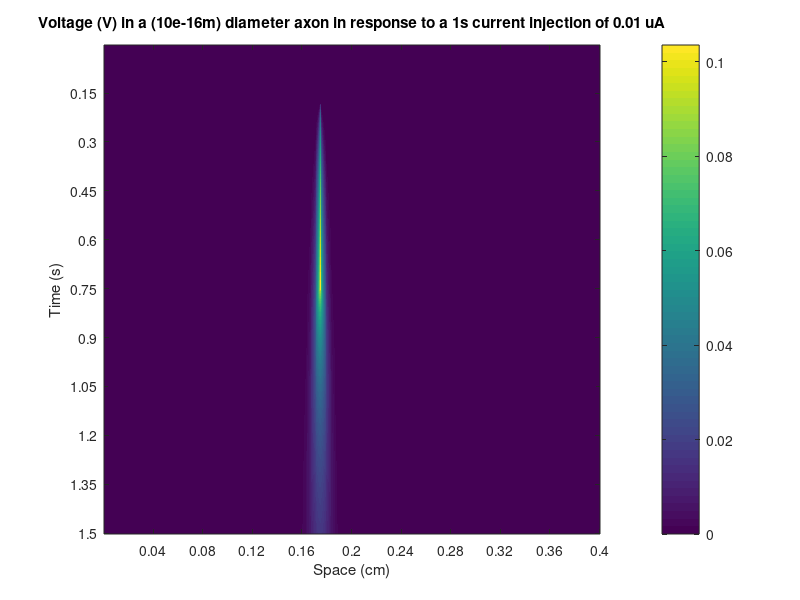

MATLAB code to generate this figure:
clc
clear 
Timesteps = 300; %Number of time steps to simulate
T_max = 1.5;
dt = T_max/Timesteps; % time step size (in s)

Spacesteps = 600; %Number of space steps to simulate
Length = 0.4;        % Length of cable in cm
dx = Length/Spacesteps; % space step size (in cm)
V = zeros(Timesteps,Spacesteps);
% V(1, Spacesteps/2) = 0.01; %initial value 10 mV above resting potential
% V(1,floor(Spacesteps/2)-10:floor(Spacesteps/2)+10) = 0.01;

%Define the injected current
J = zeros(Timesteps,Spacesteps);
I_in = -0.01;
J(floor(T_max/(8*dt)):ceil(1*T_max/(2*dt)),floor(7*Spacesteps/16)) = I_in;


d = 1e-14;    %Cable diameter in centimeters (smaller than in reality to make the solution stable)
R_m = 2.5e11;  %Membrane resistance in Ohms/cm^2 (p.483)
R_i = 29.7;  %Longitudinal resistivity in Ohms*cm (p.481)
C_m = 1e-6;  %Membrane capacitance in F/cm^2

G_m = 1/R_m;
K = d*dt/(4*R_i*G_m*dx^2);

% Check to see if the resulting system is stable
if (K > 0.5)
    disp(['mmd: Warning: solution is unstable; K = ' num2str(K) '.  K should be < 1/2.']);
end

% Another auxillary variable
B = 1 - K*(2+4*dx^2*R_i*G_m/d);
A = diag(B*ones(Spacesteps,1)) + diag(K*ones(Spacesteps-1,1),1)+diag(K*ones(Spacesteps-1,1),-1);

% Modify the tridiagonal matrix to allow boundary conditions to persist
A(1,1:2) = [1 0]; A(Spacesteps,[Spacesteps-1 Spacesteps]) = [0 1];
for i = 2:Timesteps

    V(i,:) = A*V(i-1,:)' - J(i,:)';

end
nlabels = 10;
xTick = [0:(Spacesteps/nlabels):Spacesteps];
yTick = [0:(Timesteps/nlabels):Timesteps];
xTickLabels = [0:Length/nlabels:Length];
yTickLabels = [0:T_max/nlabels:T_max];
clf;
imagesc(V);
set(gca, 'Xtick', xTick, 'XTickLabel',xTickLabels); xlabel('Space (cm)');
set(gca, 'Ytick', yTick, 'YTickLabel', yTickLabels); ylabel('Time (s)'); colorbar();
title(['Voltage (V) in a (10e-16m) diameter axon in response to a '  num2str(-1*(floor(T_max/8)-ceil(1*T_max/2)))  's current injection of ' num2str(-I_in) ' uA']);

% Set return variable
V_final = V;